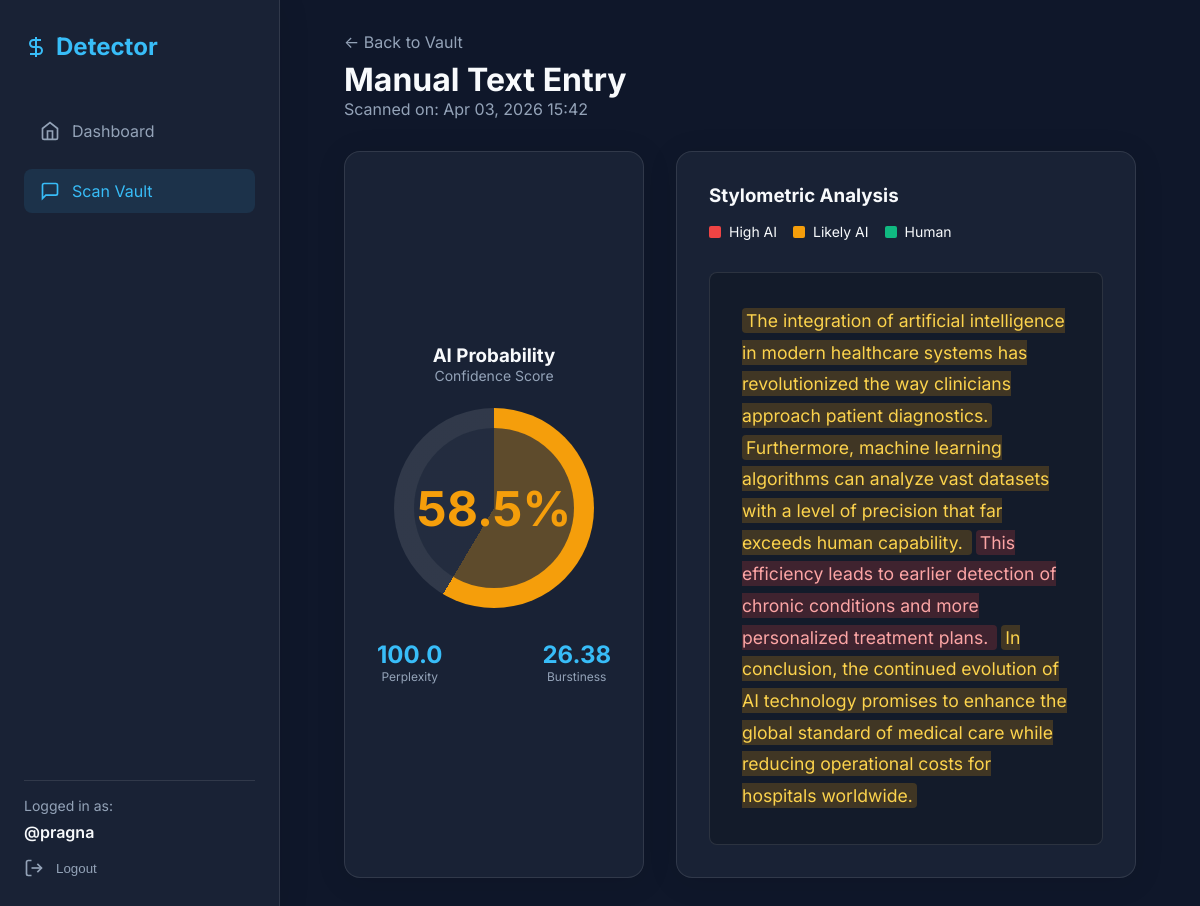
Screenshot of /history/7/ (signed in) with the database file from the repository.
### detector/models.py (models this page shows, shortened)
class ScanHistory(models.Model):
    user = models.ForeignKey(User, on_delete=models.CASCADE, related_name='scans')
    filename = models.CharField(max_length=255, blank=True, null=True)
    analyzed_text = models.TextField()
    ai_probability = models.FloatField()
    perplexity = models.FloatField()
    burstiness = models.FloatField()
    heatmap_data = models.JSONField()  # Store list of dicts: {'text': string, 'color': string}
    created_at = models.DateTimeField(auto_now_add=True)
    class Meta:
        ordering = ['-created_at']

### detector/views.py (the view)
# urls.py: path('history/<int:pk>/', views.history_detail_view, name='history_detail'),
@login_required
def history_detail_view(request, pk):
    scan = get_object_or_404(ScanHistory, pk=pk, user=request.user)
    return render(request, 'detector/history_detail.html', {'scan': scan})

### templates/detector/history_detail.html (shortened to what this page needs)
{% extends 'base.html' %}
{% block content %}
<div style="display:flex; justify-content:space-between; align-items:center; margin-bottom:2rem;">
    <div>
        <a href="{% url 'history' %}" style="display:inline-block; margin-bottom:0.5rem; color:var(--text-secondary); text-decoration:none;">
            ← Back to Vault
        </a>
        <h1>{{ scan.filename|default:"Manual Text Entry" }}</h1>
        <p style="color:var(--text-secondary)">Scanned on: {{ scan.created_at|date:"M d, Y H:i" }}</p>
    </div>
</div>
<div class="results-grid visible">
    <div class="glass-panel gauge-container neon-border">
        <h3>AI Probability</h3>
        <p style="color:var(--text-secondary); font-size:0.875rem; margin-bottom:1.5rem">Confidence Score</p>
        {% if scan.ai_probability > 70 %}
            <div class="gauge" style="--gauge-deg: {{ scan.ai_probability|add:"0"|stringformat:".2f"|title }}deg; --gauge-color: var(--color-red); background: conic-gradient(var(--gauge-color) calc({{ scan.ai_probability }} * 3.6deg), rgba(255,255,255,0.1) 0);">
                <span class="gauge-value" style="color:var(--color-red)">{{ scan.ai_probability }}%</span>
            </div>
        {% elif scan.ai_probability > 40 %}
            <div class="gauge" style="--gauge-deg: {{ scan.ai_probability|add:"0"|stringformat:".2f"|title }}deg; --gauge-color: var(--color-amber); background: conic-gradient(var(--gauge-color) calc({{ scan.ai_probability }} * 3.6deg), rgba(255,255,255,0.1) 0);">
                <span class="gauge-value" style="color:var(--color-amber)">{{ scan.ai_probability }}%</span>
            </div>
        {% endif %}
        <div class="metrics-box">
            <div class="metric">
                <span class="metric-val">{{ scan.perplexity }}</span>
                <span style="font-size:0.75rem; color:var(--text-secondary)">Perplexity</span>
            </div>
            <div class="metric">
                <span class="metric-val">{{ scan.burstiness }}</span>
                <span style="font-size:0.75rem; color:var(--text-secondary)">Burstiness</span>
            </div>
        </div>
    </div>
    <div class="glass-panel" style="padding:2rem; overflow-y:auto; max-height:80vh">
        <h3>Stylometric Analysis</h3>
        <div style="display:flex; gap:1rem; margin-top:1rem; margin-bottom:2rem; font-size:0.875rem">
            <span style="display:flex; align-items:center; gap:0.5rem"><div style="width:12px;height:12px;background:#ef4444;border-radius:2px"></div> High AI</span>
            <span style="display:flex; align-items:center; gap:0.5rem"><div style="width:12px;height:12px;background:#f59e0b;border-radius:2px"></div> Likely AI</span>
            <span style="display:flex; align-items:center; gap:0.5rem"><div style="width:12px;height:12px;background:#10b981;border-radius:2px"></div> Human</span>
        </div>
        <div class="heatmap-container" style="background:rgba(0,0,0,0.2); border-radius:8px; border:1px solid var(--glass-border)">
            {% for item in scan.heatmap_data %}
                <span class="sentence {{ item.color }}" title="Score: {{ item.score }}">{{ item.text }} </span>
            {% endfor %}
        </div>
    </div>
</div>
{% endblock %}

### templates/base.html (shortened to what this page needs)
<!DOCTYPE html>
<html lang="en">
<head>
    {% load static %}
    <link rel="stylesheet" href="{% static 'css/styles.css' %}">
</head>
<body>
    {% if user.is_authenticated %}
    <aside class="sidebar glass-panel">
        <div class="brand">
            <svg width="24" height="24" viewBox="0 0 24 24" fill="none" stroke="currentColor" stroke-width="2"><path d="M12 2v20M17 5H9.5a3.5 3.5 0 0 0 0 7h5a3.5 3.5 0 0 1 0 7H6"/></svg>
            Detector
        </div>
        <nav>
            <ul class="nav-links">
                <li><a href="{% url 'dashboard' %}" class="nav-link {% if request.path == '/' %}active{% endif %}">
                    <svg width="20" height="20" viewBox="0 0 24 24" fill="none" stroke="currentColor" stroke-width="2"><path d="M3 9l9-7 9 7v11a2 2 0 0 1-2 2H5a2 2 0 0 1-2-2z"/><polyline points="9 22 9 12 15 12 15 22"/></svg>
                    Dashboard</a></li>
                <li><a href="{% url 'history' %}" class="nav-link {% if 'history' in request.path %}active{% endif %}">
                    <svg width="20" height="20" viewBox="0 0 24 24" fill="none" stroke="currentColor" stroke-width="2"><path d="M21 15a2 2 0 0 1-2 2H7l-4 4V5a2 2 0 0 1 2-2h14a2 2 0 0 1 2 2z"/></svg>
                    Scan Vault</a></li>
            </ul>
        </nav>
        <div class="user-info">
            <span style="color:var(--text-secondary); font-size:0.875rem;">Logged in as:</span>
            <span style="font-weight:600;">@{{ user.username }}</span>
            <form method="post" action="{% url 'logout' %}" style="margin-top:0.5rem">
                <button type="submit" class="nav-link" style="background:transparent; border:none; padding:0; cursor:pointer;" onclick="return confirm('Logout?')">
                    <svg width="20" height="20" viewBox="0 0 24 24" fill="none" stroke="currentColor" stroke-width="2"><path d="M9 21H5a2 2 0 0 1-2-2V5a2 2 0 0 1 2-2h4"/><polyline points="16 17 21 12 16 7"/><line x1="21" y1="12" x2="9" y2="12"/></svg>
                    Logout
                </button>
            </form>
        </div>
    </aside>
    <main class="main-content">
        {% block content %}{% endblock %}
    </main>
    {% else %}
        {% block auth_content %}{% endblock %}
    {% endif %}
</body>
</html>

### static/css/styles.css (style rules this page uses)
:root { --bg-dark: #0f172a; --bg-panel: rgba(30, 41, 59, 0.7); --text-primary: #f8fafc; --text-secondary: #94a3b8; --accent-neon: #38bdf8; --accent-hover: #0284c7; --glass-border: rgba(255, 255, 255, 0.1); --color-red: #ef4444; --color-amber: #f59e0b; --color-emerald: #10b981; }
* { box-sizing: border-box; margin: 0; padding: 0; }
body { font-family: 'Inter', system-ui, -apple-system, sans-serif; background-color: var(--bg-dark); color: var(--text-primary); min-height: 100vh; display: flex; overflow-x: hidden; }
.glass-panel { background: var(--bg-panel); backdrop-filter: blur(12px); -webkit-backdrop-filter: blur(12px); border: 1px solid var(--glass-border); border-radius: 16px; box-shadow: 0 4px 30px rgba(0, 0, 0, 0.1); }
.sidebar { width: 280px; height: 100vh; position: fixed; border-radius: 0; border-right: 1px solid var(--glass-border); border-top: none; border-bottom: none; border-left: none; padding: 2rem 1.5rem; display: flex; flex-direction: column; }
.brand { font-size: 1.5rem; font-weight: 700; color: var(--accent-neon); margin-bottom: 3rem; display: flex; align-items: center; gap: 0.5rem; }
.nav-links { list-style: none; display: flex; flex-direction: column; gap: 1rem; }
.nav-link { color: var(--text-secondary); text-decoration: none; padding: 0.75rem 1rem; border-radius: 8px; transition: all 0.3s ease; display: flex; align-items: center; gap: 0.75rem; }
.nav-link:hover, .nav-link.active { background: rgba(56, 189, 248, 0.1); color: var(--accent-neon); }
.user-info { margin-top: auto; padding-top: 1rem; border-top: 1px solid var(--glass-border); display: flex; flex-direction: column; gap: 0.5rem; }
.main-content { margin-left: 280px; padding: 2rem 4rem; width: calc(100% - 280px); min-height: 100vh; }
.results-grid { display: grid; grid-template-columns: 300px 1fr; gap: 2rem; margin-top: 2rem; display: none; }
.results-grid.visible { display: grid; animation: fadeIn 0.5s ease; }
.gauge-container { display: flex; flex-direction: column; align-items: center; justify-content: center; padding: 2rem; }
.gauge { position: relative; width: 200px; height: 200px; border-radius: 50%; background: conic-gradient(var(--gauge-color) var(--gauge-deg), rgba(255,255,255,0.1) 0); display: flex; align-items: center; justify-content: center; margin-bottom: 1rem; transition: background 1s ease-out; }
.gauge::before { content: ''; position: absolute; width: 160px; height: 160px; background: var(--bg-panel); border-radius: 50%; }
.gauge-value { position: relative; font-size: 3rem; font-weight: 700; z-index: 10; }
.metrics-box { display: flex; justify-content: space-between; width: 100%; margin-top: 1rem; }
.metric { display: flex; flex-direction: column; align-items: center; }
.metric-val { font-size: 1.5rem; font-weight: bold; color: var(--accent-neon); }
.heatmap-container { padding: 2rem; line-height: 1.8; font-size: 1.1rem; }
span.sentence { padding: 2px 4px; border-radius: 4px; margin-right: 4px; transition: all 0.2s ease; }
span.sentence.red { background: rgba(239, 68, 68, 0.2); color: #fca5a5; }
span.sentence.amber { background: rgba(245, 158, 11, 0.2); color: #fcd34d; }

### rows the page displays
ScanHistory: filename "Manual Text Entry", created_at "Apr 03, 2026 15:42", ai_probability "58.5", perplexity "100.0", burstiness "26.38"

### other values shown
{{ user.username }} "pragna"
{{ item.text }} "The integration of artificial intelligence in modern healthcare systems has revolutionized the way clinicians approach patient diagnostics." "Furthermore, machine learning algorithms can analyze vast datasets with a level of precision that far exceeds human capability." "This efficiency leads to earlier detection of chronic conditions and more personalized treatment plans." "In conclusion, the continued evolution of AI technology promises to enhance the global standard of medical care while reducing operational costs for hospitals worldwide."
